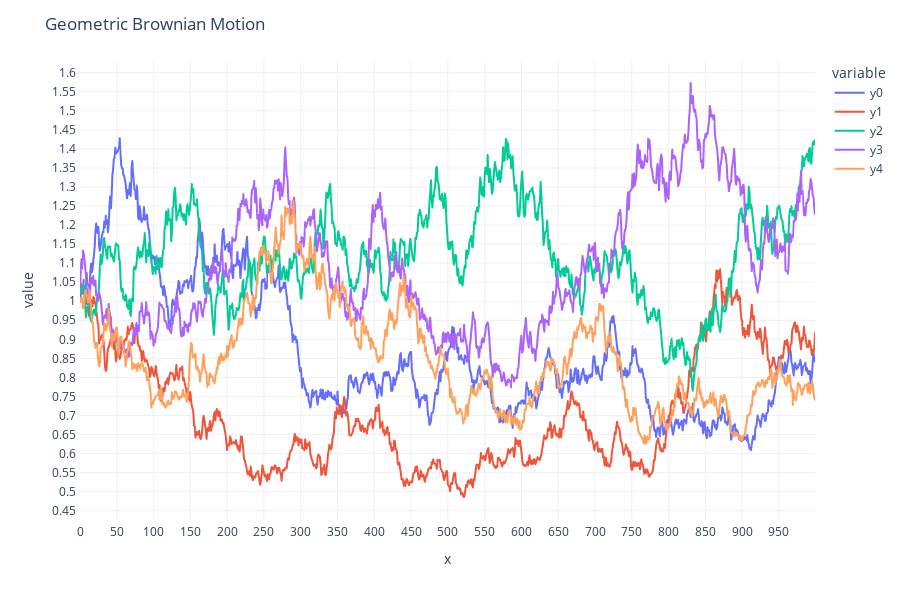

Notebook code for this chart:
### Markdown cell above
<h4>With a Geometric Brownian Motion, we avoid negative values</h4>

### Code cell
def simulate_1d_gbm(nsteps=1000, t=1, mu=0.0001, sigma=0.02):
    steps = [ (mu - (sigma**2)/2) + np.random.randn()*sigma for i in range(nsteps) ]
    y = np.exp(np.cumsum(steps))
    x = [ t*i for i in range(nsteps) ]
    return x, y

nsims = 5
simulation_data = {}
for i in range(nsims):
    x, y = simulate_1d_gbm()
    simulation_data['y{col}'.format(col=i)] = y
    simulation_data['x'] = x

ycols = [ 'y{col}'.format(col=i) for i in range(nsims) ]
fig = px.line(simulation_data, x='x', y=ycols)
fig.update_layout(
    title='Geometric Brownian Motion'
)
pretty_plot(fig, height=600)
fig.show()

### Figure 1 — Plotly figure (JSON) as saved in the notebook; plotly's stock layout.template omitted (floating-point values rounded to 4 significant figures; data arrays with more than 128 entries replaced by an {"elided": "..."} marker saying what was removed)
{"data": [{"hovertemplate": "variable=y0<br>x=%{x}<br>value=%{y}<extra></extra>", "legendgroup": "y0", "line": {"color": "#636efa", "dash": "solid"}, "marker": {"symbol": "circle"}, "mode": "lines", "name": "y0", "showlegend": true, "type": "scattergl", "x": {"elided": "1000 int values"}, "xaxis": "x", "y": {"elided": "1000 float values"}, "yaxis": "y"}, {"hovertemplate": "variable=y1<br>x=%{x}<br>value=%{y}<extra></extra>", "legendgroup": "y1", "line": {"color": "#EF553B", "dash": "solid"}, "marker": {"symbol": "circle"}, "mode": "lines", "name": "y1", "showlegend": true, "type": "scattergl", "x": {"elided": "1000 int values"}, "xaxis": "x", "y": {"elided": "1000 float values"}, "yaxis": "y"}, {"hovertemplate": "variable=y2<br>x=%{x}<br>value=%{y}<extra></extra>", "legendgroup": "y2", "line": {"color": "#00cc96", "dash": "solid"}, "marker": {"symbol": "circle"}, "mode": "lines", "name": "y2", "showlegend": true, "type": "scattergl", "x": {"elided": "1000 int values"}, "xaxis": "x", "y": {"elided": "1000 float values"}, "yaxis": "y"}, {"hovertemplate": "variable=y3<br>x=%{x}<br>value=%{y}<extra></extra>", "legendgroup": "y3", "line": {"color": "#ab63fa", "dash": "solid"}, "marker": {"symbol": "circle"}, "mode": "lines", "name": "y3", "showlegend": true, "type": "scattergl", "x": {"elided": "1000 int values"}, "xaxis": "x", "y": {"elided": "1000 float values"}, "yaxis": "y"}, {"hovertemplate": "variable=y4<br>x=%{x}<br>value=%{y}<extra></extra>", "legendgroup": "y4", "line": {"color": "#FFA15A", "dash": "solid"}, "marker": {"symbol": "circle"}, "mode": "lines", "name": "y4", "showlegend": true, "type": "scattergl", "x": {"elided": "1000 int values"}, "xaxis": "x", "y": {"elided": "1000 float values"}, "yaxis": "y"}], "layout": {"height": 600, "legend": {"title": {"text": "variable"}, "tracegroupgap": 0}, "margin": {"t": 60}, "paper_bgcolor": "rgba(0, 0, 0, 0)", "plot_bgcolor": "rgba(0, 0, 0, 0)", "title": {"text": "Geometric Brownian Motion"}, "xaxis": {"anchor": "y", "domain": [0, 1], "gridcolor": "#f0f0f0", "gridwidth": 1, "linewidth": 2, "nticks": 30, "showgrid": true, "showline": true, "title": {"text": "x"}}, "yaxis": {"anchor": "x", "domain": [0, 1], "gridcolor": "#f0f0f0", "gridwidth": 1, "linewidth": 2, "nticks": 30, "showgrid": true, "showline": true, "tickformat": "none", "title": {"text": "value"}, "zeroline": true, "zerolinecolor": "#f0f0f0", "zerolinewidth": 1}}}
